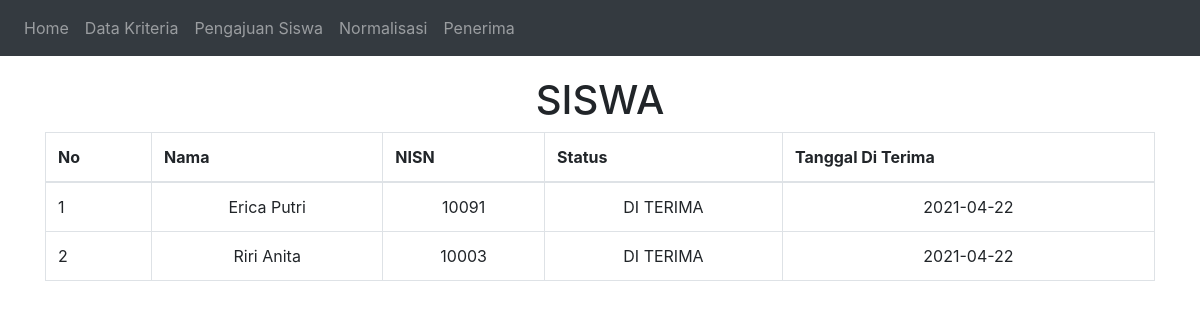
Screenshot of /?page=siswa with the database file from the repository.
### tables this page shows
CREATE TABLE `siswa` (
  `id_siswa` int(11) NOT NULL,
  `nama` varchar(50) NOT NULL,
  `nisn` varchar(15) NOT NULL,
  `status` varchar(15) NOT NULL,
  `tgl` date NOT NULL,
  `id_log` int(11) NOT NULL
);

### siswa.php (the view, shortened to what this page needs)
<h1 align="center">SISWA</h1>
<table class="table table-bordered" id="myTable">
    <thead>
      <tr>
        <th>No</th>
        <th>Nama</th>
		<th>NISN</th>
        <th>Status</th>
		<th>Tanggal Di Terima</th>
      </tr>
    </thead>
	<tbody id="body">
                <?php
				require "config.php";
                $no=1;
				$datasiswa = mysqli_query($conn,"SELECT * FROM siswa");
                foreach ($datasiswa as $data) : ?>
                <tr>
                    <td><?= $no++; ?></td>
                    <td class="text-center"><?= $data["nama"]; ?></td>
					<td class="text-center"><?= $data["nisn"]; ?></td>
                    <td class="text-center"><?= $data["status"]; ?></td>
                    <td class="text-center"><?= $data["tgl"]; ?></td>
                </tr>
                <?php endforeach; ?>
            </tbody>
</table>

### rows the page displays
siswa: nama "Erica Putri", nisn "10091", status "DI TERIMA", tgl "2021-04-22"
siswa: nama "Riri Anita", nisn "10003", status "DI TERIMA", tgl "2021-04-22"
